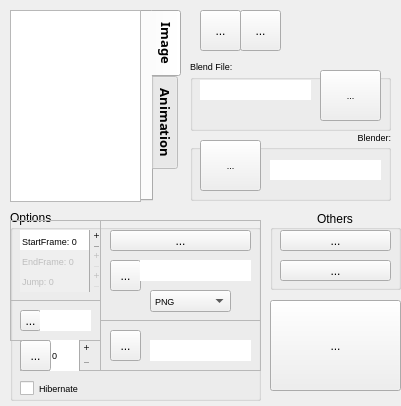
<?xml version="1.0" encoding="UTF-8"?>
<ui version="4.0">
 <class>principal</class>
 <widget class="QWidget" name="principal">
  <property name="geometry">
   <rect>
    <x>0</x>
    <y>0</y>
    <width>401</width>
    <height>406</height>
   </rect>
  </property>
  <property name="sizePolicy">
   <sizepolicy hsizetype="Fixed" vsizetype="Fixed">
    <horstretch>0</horstretch>
    <verstretch>0</verstretch>
   </sizepolicy>
  </property>
  <property name="windowTitle">
   <string>Blender Console Manager</string>
  </property>
  <property name="windowIcon">
   <iconset resource="recursosFile.qrc">
    <normaloff>:/iconos/recursos/icono.ico</normaloff>:/iconos/recursos/icono.ico</iconset>
  </property>
  <property name="windowOpacity">
   <double>0.980000000000000</double>
  </property>
  <property name="autoFillBackground">
   <bool>true</bool>
  </property>
  <widget class="QTabWidget" name="tab_tipo">
   <property name="geometry">
    <rect>
     <x>140</x>
     <y>10</y>
     <width>41</width>
     <height>191</height>
    </rect>
   </property>
   <property name="font">
    <font>
     <family>Aparajita</family>
     <pointsize>10</pointsize>
     <weight>75</weight>
     <bold>true</bold>
    </font>
   </property>
   <property name="cursor">
    <cursorShape>PointingHandCursor</cursorShape>
   </property>
   <property name="toolTip">
    <string>&lt;html&gt;&lt;head/&gt;&lt;body&gt;&lt;p&gt;Image: Render single image.&lt;/p&gt;&lt;p&gt;Animation:Render animation.&lt;/p&gt;&lt;/body&gt;&lt;/html&gt;</string>
   </property>
   <property name="layoutDirection">
    <enum>Qt::RightToLeft</enum>
   </property>
   <property name="tabPosition">
    <enum>QTabWidget::East</enum>
   </property>
   <property name="tabShape">
    <enum>QTabWidget::Rounded</enum>
   </property>
   <property name="currentIndex">
    <number>0</number>
   </property>
   <property name="iconSize">
    <size>
     <width>28</width>
     <height>31</height>
    </size>
   </property>
   <widget class="QWidget" name="image_tab">
    <property name="toolTip">
     <string>Render Single Image</string>
    </property>
    <property name="layoutDirection">
     <enum>Qt::LeftToRight</enum>
    </property>
    <property name="autoFillBackground">
     <bool>false</bool>
    </property>
    <attribute name="icon">
     <iconset resource="recursosFile.qrc">
      <normaloff>:/iconos/recursos/renderImage.png</normaloff>:/iconos/recursos/renderImage.png</iconset>
    </attribute>
    <attribute name="title">
     <string>Image</string>
    </attribute>
   </widget>
   <widget class="QWidget" name="animation_tab">
    <property name="toolTip">
     <string>Render Animation</string>
    </property>
    <attribute name="icon">
     <iconset resource="recursosFile.qrc">
      <normaloff>:/iconos/recursos/renderAni.png</normaloff>:/iconos/recursos/renderAni.png</iconset>
    </attribute>
    <attribute name="title">
     <string>Animation</string>
    </attribute>
   </widget>
  </widget>
  <widget class="QListWidget" name="lista_tareas">
   <property name="geometry">
    <rect>
     <x>10</x>
     <y>10</y>
     <width>131</width>
     <height>192</height>
    </rect>
   </property>
   <property name="toolTip">
    <string>List of tasks.</string>
   </property>
  </widget>
  <widget class="QToolButton" name="agregarTarea_boton">
   <property name="geometry">
    <rect>
     <x>200</x>
     <y>10</y>
     <width>41</width>
     <height>41</height>
    </rect>
   </property>
   <property name="cursor">
    <cursorShape>PointingHandCursor</cursorShape>
   </property>
   <property name="contextMenuPolicy">
    <enum>Qt::NoContextMenu</enum>
   </property>
   <property name="toolTip">
    <string>Add new task.</string>
   </property>
   <property name="text">
    <string>...</string>
   </property>
   <property name="icon">
    <iconset resource="recursosFile.qrc">
     <normaloff>:/iconos/recursos/addIco.png</normaloff>:/iconos/recursos/addIco.png</iconset>
   </property>
   <property name="iconSize">
    <size>
     <width>32</width>
     <height>32</height>
    </size>
   </property>
  </widget>
  <widget class="QToolButton" name="quitarTarea_buton">
   <property name="geometry">
    <rect>
     <x>240</x>
     <y>10</y>
     <width>41</width>
     <height>41</height>
    </rect>
   </property>
   <property name="cursor">
    <cursorShape>PointingHandCursor</cursorShape>
   </property>
   <property name="contextMenuPolicy">
    <enum>Qt::NoContextMenu</enum>
   </property>
   <property name="toolTip">
    <string>Delete Task.</string>
   </property>
   <property name="text">
    <string>...</string>
   </property>
   <property name="icon">
    <iconset resource="recursosFile.qrc">
     <normaloff>:/iconos/recursos/quitarIco.png</normaloff>:/iconos/recursos/quitarIco.png</iconset>
   </property>
   <property name="iconSize">
    <size>
     <width>32</width>
     <height>32</height>
    </size>
   </property>
  </widget>
  <widget class="QGroupBox" name="blendFile_group">
   <property name="geometry">
    <rect>
     <x>190</x>
     <y>60</y>
     <width>201</width>
     <height>71</height>
    </rect>
   </property>
   <property name="font">
    <font>
     <pointsize>7</pointsize>
    </font>
   </property>
   <property name="title">
    <string>Blend File:</string>
   </property>
   <widget class="QLineEdit" name="blendFile_edit">
    <property name="enabled">
     <bool>true</bool>
    </property>
    <property name="geometry">
     <rect>
      <x>10</x>
      <y>20</y>
      <width>111</width>
      <height>20</height>
     </rect>
    </property>
    <property name="font">
     <font>
      <pointsize>6</pointsize>
     </font>
    </property>
    <property name="frame">
     <bool>false</bool>
    </property>
    <property name="readOnly">
     <bool>true</bool>
    </property>
   </widget>
   <widget class="QToolButton" name="browseBlend_boton">
    <property name="geometry">
     <rect>
      <x>130</x>
      <y>10</y>
      <width>61</width>
      <height>51</height>
     </rect>
    </property>
    <property name="cursor">
     <cursorShape>PointingHandCursor</cursorShape>
    </property>
    <property name="contextMenuPolicy">
     <enum>Qt::NoContextMenu</enum>
    </property>
    <property name="toolTip">
     <string>Browse Blend File.</string>
    </property>
    <property name="text">
     <string>...</string>
    </property>
    <property name="icon">
     <iconset resource="recursosFile.qrc">
      <normaloff>:/iconos/recursos/browseBlend.png</normaloff>:/iconos/recursos/browseBlend.png</iconset>
    </property>
    <property name="iconSize">
     <size>
      <width>40</width>
      <height>40</height>
     </size>
    </property>
    <property name="popupMode">
     <enum>QToolButton::DelayedPopup</enum>
    </property>
    <property name="toolButtonStyle">
     <enum>Qt::ToolButtonIconOnly</enum>
    </property>
   </widget>
  </widget>
  <widget class="QGroupBox" name="blender_group">
   <property name="geometry">
    <rect>
     <x>190</x>
     <y>130</y>
     <width>201</width>
     <height>71</height>
    </rect>
   </property>
   <property name="font">
    <font>
     <pointsize>7</pointsize>
    </font>
   </property>
   <property name="title">
    <string>Blender:</string>
   </property>
   <property name="alignment">
    <set>Qt::AlignRight|Qt::AlignTrailing|Qt::AlignVCenter</set>
   </property>
   <widget class="QToolButton" name="browseBlender_button">
    <property name="geometry">
     <rect>
      <x>10</x>
      <y>10</y>
      <width>61</width>
      <height>51</height>
     </rect>
    </property>
    <property name="cursor">
     <cursorShape>PointingHandCursor</cursorShape>
    </property>
    <property name="contextMenuPolicy">
     <enum>Qt::NoContextMenu</enum>
    </property>
    <property name="toolTip">
     <string>&lt;html&gt;&lt;head/&gt;&lt;body&gt;&lt;p&gt;Browse Blender Directory:&lt;/p&gt;&lt;p&gt;&lt;img src=&quot;:/iconos/recursos/browseBlenderToolTip.png&quot;/&gt;&lt;/p&gt;&lt;/body&gt;&lt;/html&gt;</string>
    </property>
    <property name="text">
     <string>...</string>
    </property>
    <property name="icon">
     <iconset resource="recursosFile.qrc">
      <normaloff>:/iconos/recursos/browse.png</normaloff>:/iconos/recursos/browse.png</iconset>
    </property>
    <property name="iconSize">
     <size>
      <width>40</width>
      <height>40</height>
     </size>
    </property>
    <property name="popupMode">
     <enum>QToolButton::DelayedPopup</enum>
    </property>
    <property name="toolButtonStyle">
     <enum>Qt::ToolButtonIconOnly</enum>
    </property>
   </widget>
   <widget class="QLineEdit" name="blender_edit">
    <property name="enabled">
     <bool>true</bool>
    </property>
    <property name="geometry">
     <rect>
      <x>80</x>
      <y>30</y>
      <width>111</width>
      <height>20</height>
     </rect>
    </property>
    <property name="font">
     <font>
      <pointsize>6</pointsize>
     </font>
    </property>
    <property name="frame">
     <bool>false</bool>
    </property>
    <property name="readOnly">
     <bool>true</bool>
    </property>
   </widget>
  </widget>
  <widget class="QGroupBox" name="other_box">
   <property name="geometry">
    <rect>
     <x>270</x>
     <y>210</y>
     <width>131</width>
     <height>80</height>
    </rect>
   </property>
   <property name="title">
    <string>Others</string>
   </property>
   <property name="alignment">
    <set>Qt::AlignCenter</set>
   </property>
   <widget class="QToolButton" name="registrar_boton">
    <property name="geometry">
     <rect>
      <x>10</x>
      <y>20</y>
      <width>111</width>
      <height>21</height>
     </rect>
    </property>
    <property name="font">
     <font>
      <stylestrategy>PreferAntialias</stylestrategy>
     </font>
    </property>
    <property name="cursor">
     <cursorShape>PointingHandCursor</cursorShape>
    </property>
    <property name="contextMenuPolicy">
     <enum>Qt::NoContextMenu</enum>
    </property>
    <property name="toolTip">
     <string>&lt;html&gt;&lt;head/&gt;&lt;body&gt;&lt;pre style=&quot; margin-top:12px; margin-bottom:12px; margin-left:0px; margin-right:0px; -qt-block-indent:0; text-indent:0px;&quot;&gt;&lt;span style=&quot; font-family:'Courier New,courier';&quot;&gt;Register .blend extension&lt;/span&gt;&lt;/pre&gt;&lt;/body&gt;&lt;/html&gt;</string>
    </property>
    <property name="text">
     <string>...</string>
    </property>
    <property name="icon">
     <iconset resource="recursosFile.qrc">
      <normaloff>:/iconos/recursos/registrarBoton.png</normaloff>:/iconos/recursos/registrarBoton.png</iconset>
    </property>
    <property name="iconSize">
     <size>
      <width>40</width>
      <height>40</height>
     </size>
    </property>
    <property name="popupMode">
     <enum>QToolButton::DelayedPopup</enum>
    </property>
    <property name="toolButtonStyle">
     <enum>Qt::ToolButtonIconOnly</enum>
    </property>
   </widget>
   <widget class="QToolButton" name="debug_button">
    <property name="geometry">
     <rect>
      <x>10</x>
      <y>50</y>
      <width>111</width>
      <height>21</height>
     </rect>
    </property>
    <property name="font">
     <font>
      <stylestrategy>PreferAntialias</stylestrategy>
     </font>
    </property>
    <property name="cursor">
     <cursorShape>PointingHandCursor</cursorShape>
    </property>
    <property name="contextMenuPolicy">
     <enum>Qt::NoContextMenu</enum>
    </property>
    <property name="toolTip">
     <string>&lt;html&gt;&lt;head/&gt;&lt;body&gt;&lt;pre style=&quot; margin-top:12px; margin-bottom:12px; margin-left:0px; margin-right:0px; -qt-block-indent:0; text-indent:0px;&quot;&gt;&lt;span style=&quot; font-family:'Courier New,courier';&quot;&gt;Start Blender and Turn debugging on&lt;/span&gt;&lt;/pre&gt;&lt;/body&gt;&lt;/html&gt;</string>
    </property>
    <property name="text">
     <string>...</string>
    </property>
    <property name="icon">
     <iconset resource="recursosFile.qrc">
      <normaloff>:/iconos/recursos/debug.png</normaloff>:/iconos/recursos/debug.png</iconset>
    </property>
    <property name="iconSize">
     <size>
      <width>40</width>
      <height>40</height>
     </size>
    </property>
    <property name="popupMode">
     <enum>QToolButton::DelayedPopup</enum>
    </property>
    <property name="toolButtonStyle">
     <enum>Qt::ToolButtonIconOnly</enum>
    </property>
   </widget>
  </widget>
  <widget class="QToolButton" name="render_boton">
   <property name="geometry">
    <rect>
     <x>270</x>
     <y>300</y>
     <width>131</width>
     <height>91</height>
    </rect>
   </property>
   <property name="cursor">
    <cursorShape>PointingHandCursor</cursorShape>
   </property>
   <property name="contextMenuPolicy">
    <enum>Qt::NoContextMenu</enum>
   </property>
   <property name="toolTip">
    <string>&lt;html&gt;&lt;head/&gt;&lt;body&gt;&lt;p&gt;&lt;span style=&quot; font-size:16pt;&quot;&gt;Start &lt;/span&gt;&lt;span style=&quot; font-size:20pt; color:#ff0000;&quot;&gt;Render!&lt;/span&gt;&lt;/p&gt;&lt;/body&gt;&lt;/html&gt;</string>
   </property>
   <property name="text">
    <string>...</string>
   </property>
   <property name="icon">
    <iconset resource="recursosFile.qrc">
     <normaloff>:/iconos/recursos/StartRender.png</normaloff>:/iconos/recursos/StartRender.png</iconset>
   </property>
   <property name="iconSize">
    <size>
     <width>90</width>
     <height>90</height>
    </size>
   </property>
   <property name="popupMode">
    <enum>QToolButton::DelayedPopup</enum>
   </property>
   <property name="toolButtonStyle">
    <enum>Qt::ToolButtonIconOnly</enum>
   </property>
  </widget>
  <widget class="QGroupBox" name="options_group">
   <property name="geometry">
    <rect>
     <x>10</x>
     <y>210</y>
     <width>251</width>
     <height>191</height>
    </rect>
   </property>
   <property name="title">
    <string>Options</string>
   </property>
   <property name="alignment">
    <set>Qt::AlignLeading|Qt::AlignLeft|Qt::AlignTop</set>
   </property>
   <property name="flat">
    <bool>false</bool>
   </property>
   <property name="checkable">
    <bool>false</bool>
   </property>
   <widget class="QFrame" name="frame">
    <property name="geometry">
     <rect>
      <x>0</x>
      <y>10</y>
      <width>91</width>
      <height>81</height>
     </rect>
    </property>
    <property name="frameShape">
     <enum>QFrame::StyledPanel</enum>
    </property>
    <property name="frameShadow">
     <enum>QFrame::Raised</enum>
    </property>
    <widget class="QSpinBox" name="start_box">
     <property name="geometry">
      <rect>
       <x>10</x>
       <y>10</y>
       <width>81</width>
       <height>22</height>
      </rect>
     </property>
     <property name="font">
      <font>
       <pointsize>7</pointsize>
      </font>
     </property>
     <property name="toolTip">
      <string>Start Frame</string>
     </property>
     <property name="wrapping">
      <bool>false</bool>
     </property>
     <property name="frame">
      <bool>false</bool>
     </property>
     <property name="buttonSymbols">
      <enum>QAbstractSpinBox::PlusMinus</enum>
     </property>
     <property name="prefix">
      <string>StartFrame: </string>
     </property>
    </widget>
    <widget class="QSpinBox" name="end_box">
     <property name="enabled">
      <bool>false</bool>
     </property>
     <property name="geometry">
      <rect>
       <x>10</x>
       <y>30</y>
       <width>81</width>
       <height>22</height>
      </rect>
     </property>
     <property name="font">
      <font>
       <pointsize>7</pointsize>
      </font>
     </property>
     <property name="toolTip">
      <string>Animation's end frame.</string>
     </property>
     <property name="wrapping">
      <bool>false</bool>
     </property>
     <property name="frame">
      <bool>false</bool>
     </property>
     <property name="buttonSymbols">
      <enum>QAbstractSpinBox::PlusMinus</enum>
     </property>
     <property name="suffix">
      <string/>
     </property>
     <property name="prefix">
      <string>EndFrame: </string>
     </property>
     <property name="maximum">
      <number>999999</number>
     </property>
    </widget>
    <widget class="QSpinBox" name="jump_box">
     <property name="enabled">
      <bool>false</bool>
     </property>
     <property name="geometry">
      <rect>
       <x>10</x>
       <y>50</y>
       <width>81</width>
       <height>22</height>
      </rect>
     </property>
     <property name="font">
      <font>
       <pointsize>7</pointsize>
      </font>
     </property>
     <property name="toolTip">
      <string>Render every x frames (jump frames by this number)</string>
     </property>
     <property name="wrapping">
      <bool>false</bool>
     </property>
     <property name="frame">
      <bool>false</bool>
     </property>
     <property name="alignment">
      <set>Qt::AlignJustify|Qt::AlignVCenter</set>
     </property>
     <property name="buttonSymbols">
      <enum>QAbstractSpinBox::PlusMinus</enum>
     </property>
     <property name="accelerated">
      <bool>false</bool>
     </property>
     <property name="suffix">
      <string/>
     </property>
     <property name="prefix">
      <string>Jump: </string>
     </property>
     <property name="maximum">
      <number>999999</number>
     </property>
    </widget>
   </widget>
   <widget class="QFrame" name="frame_2">
    <property name="geometry">
     <rect>
      <x>0</x>
      <y>90</y>
      <width>91</width>
      <height>41</height>
     </rect>
    </property>
    <property name="frameShape">
     <enum>QFrame::StyledPanel</enum>
    </property>
    <property name="frameShadow">
     <enum>QFrame::Raised</enum>
    </property>
    <widget class="QToolButton" name="runPy_boton">
     <property name="geometry">
      <rect>
       <x>10</x>
       <y>10</y>
       <width>21</width>
       <height>21</height>
      </rect>
     </property>
     <property name="cursor">
      <cursorShape>PointingHandCursor</cursorShape>
     </property>
     <property name="contextMenuPolicy">
      <enum>Qt::NoContextMenu</enum>
     </property>
     <property name="toolTip">
      <string>Run the specified Python script (filename or Blender Text)</string>
     </property>
     <property name="text">
      <string>...</string>
     </property>
     <property name="icon">
      <iconset resource="recursosFile.qrc">
       <normaloff>:/iconos/recursos/runPy.png</normaloff>:/iconos/recursos/runPy.png</iconset>
     </property>
     <property name="iconSize">
      <size>
       <width>40</width>
       <height>40</height>
      </size>
     </property>
     <property name="checkable">
      <bool>true</bool>
     </property>
     <property name="checked">
      <bool>false</bool>
     </property>
     <property name="popupMode">
      <enum>QToolButton::DelayedPopup</enum>
     </property>
     <property name="toolButtonStyle">
      <enum>Qt::ToolButtonIconOnly</enum>
     </property>
    </widget>
    <widget class="QLineEdit" name="py_edit">
     <property name="enabled">
      <bool>true</bool>
     </property>
     <property name="geometry">
      <rect>
       <x>30</x>
       <y>10</y>
       <width>51</width>
       <height>21</height>
      </rect>
     </property>
     <property name="sizePolicy">
      <sizepolicy hsizetype="Fixed" vsizetype="Fixed">
       <horstretch>0</horstretch>
       <verstretch>0</verstretch>
      </sizepolicy>
     </property>
     <property name="font">
      <font>
       <pointsize>6</pointsize>
      </font>
     </property>
     <property name="frame">
      <bool>false</bool>
     </property>
     <property name="readOnly">
      <bool>false</bool>
     </property>
    </widget>
   </widget>
   <widget class="QFrame" name="frame_3">
    <property name="geometry">
     <rect>
      <x>10</x>
      <y>130</y>
      <width>81</width>
      <height>31</height>
     </rect>
    </property>
    <property name="frameShape">
     <enum>QFrame::StyledPanel</enum>
    </property>
    <property name="frameShadow">
     <enum>QFrame::Raised</enum>
    </property>
    <widget class="QSpinBox" name="setThreads_SpinBox">
     <property name="geometry">
      <rect>
       <x>30</x>
       <y>0</y>
       <width>41</width>
       <height>31</height>
      </rect>
     </property>
     <property name="font">
      <font>
       <pointsize>7</pointsize>
      </font>
     </property>
     <property name="toolTip">
      <string>Use amount of &lt;threads&gt; for rendering</string>
     </property>
     <property name="wrapping">
      <bool>false</bool>
     </property>
     <property name="frame">
      <bool>false</bool>
     </property>
     <property name="buttonSymbols">
      <enum>QAbstractSpinBox::PlusMinus</enum>
     </property>
     <property name="prefix">
      <string/>
     </property>
    </widget>
    <widget class="QToolButton" name="setThreads_boton">
     <property name="geometry">
      <rect>
       <x>0</x>
       <y>0</y>
       <width>31</width>
       <height>31</height>
      </rect>
     </property>
     <property name="cursor">
      <cursorShape>PointingHandCursor</cursorShape>
     </property>
     <property name="contextMenuPolicy">
      <enum>Qt::NoContextMenu</enum>
     </property>
     <property name="toolTip">
      <string>&lt;html&gt;&lt;head/&gt;&lt;body&gt;&lt;p&gt;Change default amount of &amp;lt;threads&amp;gt; for rendering&lt;/p&gt;&lt;/body&gt;&lt;/html&gt;</string>
     </property>
     <property name="text">
      <string>...</string>
     </property>
     <property name="icon">
      <iconset resource="recursosFile.qrc">
       <normaloff>:/iconos/recursos/setThread.png</normaloff>:/iconos/recursos/setThread.png</iconset>
     </property>
     <property name="iconSize">
      <size>
       <width>40</width>
       <height>40</height>
      </size>
     </property>
     <property name="checkable">
      <bool>true</bool>
     </property>
     <property name="checked">
      <bool>false</bool>
     </property>
     <property name="popupMode">
      <enum>QToolButton::DelayedPopup</enum>
     </property>
     <property name="toolButtonStyle">
      <enum>Qt::ToolButtonIconOnly</enum>
     </property>
    </widget>
   </widget>
   <widget class="QFrame" name="frame_4">
    <property name="geometry">
     <rect>
      <x>90</x>
      <y>10</y>
      <width>161</width>
      <height>101</height>
     </rect>
    </property>
    <property name="frameShape">
     <enum>QFrame::StyledPanel</enum>
    </property>
    <property name="frameShadow">
     <enum>QFrame::Raised</enum>
    </property>
    <widget class="QToolButton" name="changeOutput_boton">
     <property name="geometry">
      <rect>
       <x>10</x>
       <y>10</y>
       <width>141</width>
       <height>21</height>
      </rect>
     </property>
     <property name="cursor">
      <cursorShape>PointingHandCursor</cursorShape>
     </property>
     <property name="contextMenuPolicy">
      <enum>Qt::NoContextMenu</enum>
     </property>
     <property name="toolTip">
      <string>&lt;html&gt;&lt;head/&gt;&lt;body&gt;&lt;p&gt;Change default ouput settings.&lt;/p&gt;&lt;/body&gt;&lt;/html&gt;</string>
     </property>
     <property name="text">
      <string>...</string>
     </property>
     <property name="icon">
      <iconset resource="recursosFile.qrc">
       <normaloff>:/iconos/recursos/imagenBrowse.png</normaloff>:/iconos/recursos/imagenBrowse.png</iconset>
     </property>
     <property name="iconSize">
      <size>
       <width>40</width>
       <height>40</height>
      </size>
     </property>
     <property name="checkable">
      <bool>true</bool>
     </property>
     <property name="checked">
      <bool>false</bool>
     </property>
     <property name="popupMode">
      <enum>QToolButton::DelayedPopup</enum>
     </property>
     <property name="toolButtonStyle">
      <enum>Qt::ToolButtonIconOnly</enum>
     </property>
    </widget>
    <widget class="QToolButton" name="browseOuput_boton">
     <property name="geometry">
      <rect>
       <x>10</x>
       <y>40</y>
       <width>31</width>
       <height>31</height>
      </rect>
     </property>
     <property name="cursor">
      <cursorShape>PointingHandCursor</cursorShape>
     </property>
     <property name="contextMenuPolicy">
      <enum>Qt::NoContextMenu</enum>
     </property>
     <property name="toolTip">
      <string>&lt;html&gt;&lt;head/&gt;&lt;body&gt;&lt;p&gt;Browse for the file output.&lt;/p&gt;&lt;/body&gt;&lt;/html&gt;</string>
     </property>
     <property name="text">
      <string>...</string>
     </property>
     <property name="icon">
      <iconset resource="recursosFile.qrc">
       <normaloff>:/iconos/recursos/browse.png</normaloff>:/iconos/recursos/browse.png</iconset>
     </property>
     <property name="iconSize">
      <size>
       <width>40</width>
       <height>40</height>
      </size>
     </property>
     <property name="popupMode">
      <enum>QToolButton::DelayedPopup</enum>
     </property>
     <property name="toolButtonStyle">
      <enum>Qt::ToolButtonIconOnly</enum>
     </property>
    </widget>
    <widget class="QLineEdit" name="output_edit">
     <property name="enabled">
      <bool>true</bool>
     </property>
     <property name="geometry">
      <rect>
       <x>40</x>
       <y>40</y>
       <width>111</width>
       <height>21</height>
      </rect>
     </property>
     <property name="font">
      <font>
       <pointsize>6</pointsize>
      </font>
     </property>
     <property name="toolTip">
      <string>&lt;html&gt;&lt;head/&gt;&lt;body&gt;&lt;pre style=&quot; margin-top:12px; margin-bottom:0px; margin-left:0px; margin-right:0px; -qt-block-indent:0; text-indent:0px;&quot;&gt;&lt;span style=&quot; font-family:'Courier New,courier';&quot;&gt;Set the render path and file name.&lt;/span&gt;&lt;/pre&gt;&lt;pre style=&quot; margin-top:12px; margin-bottom:0px; margin-left:0px; margin-right:0px; -qt-block-indent:0; text-indent:0px;&quot;&gt;&lt;span style=&quot; font-family:'Courier New,courier';&quot;&gt;Use // as &amp;lt;dir&amp;gt; to use the path render relative to the blend file.&lt;/span&gt;&lt;/pre&gt;&lt;pre style=&quot; margin-top:0px; margin-bottom:0px; margin-left:0px; margin-right:0px; -qt-block-indent:0; text-indent:0px;&quot;&gt;&lt;span style=&quot; font-family:'Courier New,courier';&quot;&gt;Use # in the filename to be replaced with the frame number&lt;/span&gt;&lt;/pre&gt;&lt;pre style=&quot; margin-top:0px; margin-bottom:12px; margin-left:0px; margin-right:0px; -qt-block-indent:0; text-indent:0px;&quot;&gt;&lt;span style=&quot; font-family:'Courier New,courier';&quot;&gt;eg: blender -b foobar.blend -o //render_# -F PNG -x 1&lt;/span&gt;&lt;/pre&gt;&lt;/body&gt;&lt;/html&gt;</string>
     </property>
     <property name="frame">
      <bool>false</bool>
     </property>
     <property name="readOnly">
      <bool>false</bool>
     </property>
    </widget>
    <widget class="QComboBox" name="format_combo">
     <property name="geometry">
      <rect>
       <x>50</x>
       <y>70</y>
       <width>81</width>
       <height>22</height>
      </rect>
     </property>
     <property name="font">
      <font>
       <pointsize>7</pointsize>
      </font>
     </property>
     <property name="toolTip">
      <string>&lt;html&gt;&lt;head/&gt;&lt;body&gt;&lt;pre style=&quot; margin-top:12px; margin-bottom:0px; margin-left:0px; margin-right:0px; -qt-block-indent:0; text-indent:0px;&quot;&gt;&lt;span style=&quot; font-family:'Courier New,courier';&quot;&gt;Set the render format, Valid options are..&lt;/span&gt;&lt;/pre&gt;&lt;pre style=&quot; margin-top:0px; margin-bottom:0px; margin-left:0px; margin-right:0px; -qt-block-indent:0; text-indent:0px;&quot;&gt;&lt;span style=&quot; font-family:'Courier New,courier';&quot;&gt;TGA IRIS HAMX FTYPE JPEG MOVIE IRIZ RAWTGA&lt;/span&gt;&lt;/pre&gt;&lt;pre style=&quot; margin-top:0px; margin-bottom:0px; margin-left:0px; margin-right:0px; -qt-block-indent:0; text-indent:0px;&quot;&gt;&lt;span style=&quot; font-family:'Courier New,courier';&quot;&gt;AVIRAW AVIJPEG PNG BMP FRAMESERVER&lt;/span&gt;&lt;/pre&gt;&lt;pre style=&quot; margin-top:0px; margin-bottom:0px; margin-left:0px; margin-right:0px; -qt-block-indent:0; text-indent:0px;&quot;&gt;&lt;span style=&quot; font-family:'Courier New,courier';&quot;&gt;(formats that can be compiled into blender, &lt;/span&gt;&lt;/pre&gt;&lt;pre style=&quot; margin-top:0px; margin-bottom:0px; margin-left:0px; margin-right:0px; -qt-block-indent:0; text-indent:0px;&quot;&gt;&lt;span style=&quot; font-family:'Courier New,courier';&quot;&gt;not available on all systems)&lt;/span&gt;&lt;/pre&gt;&lt;pre style=&quot; margin-top:0px; margin-bottom:12px; margin-left:0px; margin-right:0px; -qt-block-indent:0; text-indent:0px;&quot;&gt;&lt;span style=&quot; font-family:'Courier New,courier';&quot;&gt;HDR TIFF EXR MPEG AVICODEC QUICKTIME CINEON DPX&lt;/span&gt;&lt;/pre&gt;&lt;/body&gt;&lt;/html&gt;</string>
     </property>
     <property name="iconSize">
      <size>
       <width>16</width>
       <height>16</height>
      </size>
     </property>
     <item>
      <property name="text">
       <string>PNG</string>
      </property>
     </item>
     <item>
      <property name="text">
       <string>TGA</string>
      </property>
     </item>
     <item>
      <property name="text">
       <string>IRIS</string>
      </property>
     </item>
     <item>
      <property name="text">
       <string>HAMX</string>
      </property>
     </item>
     <item>
      <property name="text">
       <string>FTYPE</string>
      </property>
     </item>
     <item>
      <property name="text">
       <string>JPEG</string>
      </property>
     </item>
     <item>
      <property name="text">
       <string>MOVIE</string>
      </property>
     </item>
     <item>
      <property name="text">
       <string>IRIZ</string>
      </property>
     </item>
     <item>
      <property name="text">
       <string>RAWTGA</string>
      </property>
     </item>
     <item>
      <property name="text">
       <string>AVIRAW</string>
      </property>
     </item>
     <item>
      <property name="text">
       <string>AVIJPEG</string>
      </property>
     </item>
     <item>
      <property name="text">
       <string>BMP</string>
      </property>
     </item>
     <item>
      <property name="text">
       <string>FRAMESERVER</string>
      </property>
     </item>
     <item>
      <property name="text">
       <string>HDR</string>
      </property>
     </item>
     <item>
      <property name="text">
       <string>TIFF</string>
      </property>
     </item>
     <item>
      <property name="text">
       <string>EXR</string>
      </property>
     </item>
     <item>
      <property name="text">
       <string>MPEG</string>
      </property>
     </item>
     <item>
      <property name="text">
       <string>AVICODEC</string>
      </property>
     </item>
     <item>
      <property name="text">
       <string>QUICKTIME</string>
      </property>
     </item>
     <item>
      <property name="text">
       <string>CINEON</string>
      </property>
     </item>
     <item>
      <property name="text">
       <string>DPX</string>
      </property>
     </item>
    </widget>
   </widget>
   <widget class="QFrame" name="frame_5">
    <property name="geometry">
     <rect>
      <x>90</x>
      <y>110</y>
      <width>161</width>
      <height>51</height>
     </rect>
    </property>
    <property name="frameShape">
     <enum>QFrame::StyledPanel</enum>
    </property>
    <property name="frameShadow">
     <enum>QFrame::Raised</enum>
    </property>
    <widget class="QLineEdit" name="scena_edit">
     <property name="enabled">
      <bool>true</bool>
     </property>
     <property name="geometry">
      <rect>
       <x>50</x>
       <y>20</y>
       <width>101</width>
       <height>21</height>
      </rect>
     </property>
     <property name="font">
      <font>
       <pointsize>6</pointsize>
      </font>
     </property>
     <property name="toolTip">
      <string>&lt;html&gt;&lt;head/&gt;&lt;body&gt;&lt;pre style=&quot;-qt-paragraph-type:empty; margin-top:0px; margin-bottom:12px; margin-left:0px; margin-right:0px; -qt-block-indent:0; text-indent:0px; font-family:'Courier New,courier';&quot;&gt;&lt;br/&gt;&lt;/pre&gt;&lt;/body&gt;&lt;/html&gt;</string>
     </property>
     <property name="frame">
      <bool>false</bool>
     </property>
     <property name="readOnly">
      <bool>false</bool>
     </property>
    </widget>
    <widget class="QToolButton" name="cambiarScena_boton">
     <property name="geometry">
      <rect>
       <x>10</x>
       <y>10</y>
       <width>31</width>
       <height>31</height>
      </rect>
     </property>
     <property name="cursor">
      <cursorShape>PointingHandCursor</cursorShape>
     </property>
     <property name="contextMenuPolicy">
      <enum>Qt::NoContextMenu</enum>
     </property>
     <property name="toolTip">
      <string>&lt;html&gt;&lt;head/&gt;&lt;body&gt;&lt;p&gt;Changed default Scene&lt;/p&gt;&lt;/body&gt;&lt;/html&gt;</string>
     </property>
     <property name="text">
      <string>...</string>
     </property>
     <property name="icon">
      <iconset resource="recursosFile.qrc">
       <normaloff>:/iconos/recursos/scena.png</normaloff>:/iconos/recursos/scena.png</iconset>
     </property>
     <property name="iconSize">
      <size>
       <width>40</width>
       <height>40</height>
      </size>
     </property>
     <property name="checkable">
      <bool>true</bool>
     </property>
     <property name="popupMode">
      <enum>QToolButton::DelayedPopup</enum>
     </property>
     <property name="toolButtonStyle">
      <enum>Qt::ToolButtonIconOnly</enum>
     </property>
    </widget>
   </widget>
   <widget class="QCheckBox" name="hibernar_check">
    <property name="geometry">
     <rect>
      <x>10</x>
      <y>170</y>
      <width>70</width>
      <height>17</height>
     </rect>
    </property>
    <property name="font">
     <font>
      <pointsize>7</pointsize>
     </font>
    </property>
    <property name="text">
     <string>Hibernate</string>
    </property>
   </widget>
  </widget>
 </widget>
 <resources>
  <include location="recursosFile.qrc"/>
 </resources>
 <connections>
  <connection>
   <sender>lista_tareas</sender>
   <signal>currentItemChanged(QListWidgetItem*,QListWidgetItem*)</signal>
   <receiver>cambiarScena_boton</receiver>
   <slot>toggle()</slot>
   <hints>
    <hint type="sourcelabel">
     <x>79</x>
     <y>162</y>
    </hint>
    <hint type="destinationlabel">
     <x>133</x>
     <y>349</y>
    </hint>
   </hints>
  </connection>
 </connections>
</ui>
